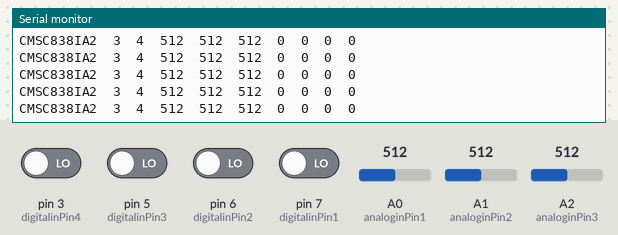
A sketch run on a simulated Arduino Uno, built with avr-gcc and run on an emulated ATmega328P. On the bench: the last lines printed to the serial monitor. The test bench sets the inputs (shaded band); at power-on: pin 3 (digitalinPin4), pin 5 (digitalinPin3), pin 6 (digitalinPin2), pin 7 (digitalinPin1) LOW, A0 (analoginPin1) = 512, A2 (analoginPin3) = 512, A1 (analoginPin2) = 512.

Above: at 1.2 s.
1.3 s: A0 (analoginPin1) set to 990
At 1.33 s:
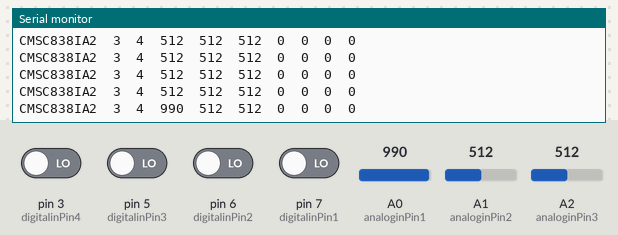
4.3 s: A0 (analoginPin1) set to 1009
At 4.38 s:
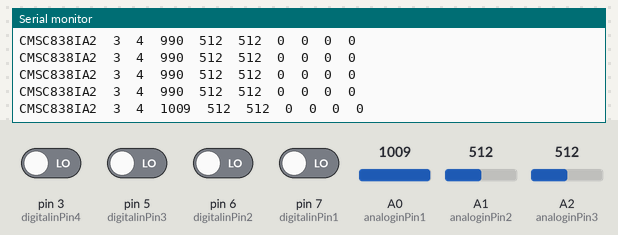
7.3 s: A2 (analoginPin3) set to 982
At 7.33 s:
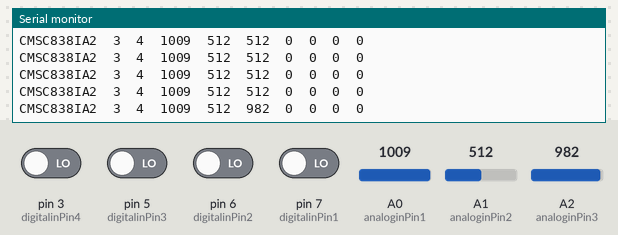
8.8 s: A2 (analoginPin3) set to 1010
At 8.85 s:
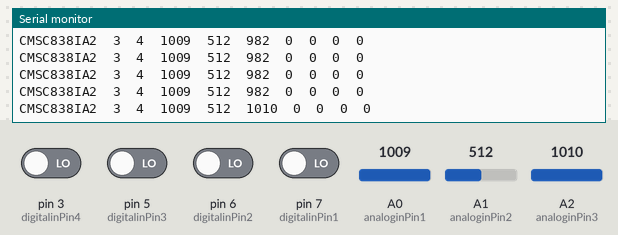
Timing chart, 0 to 11.8 s (numbered marks = the images above; inputs shaded):
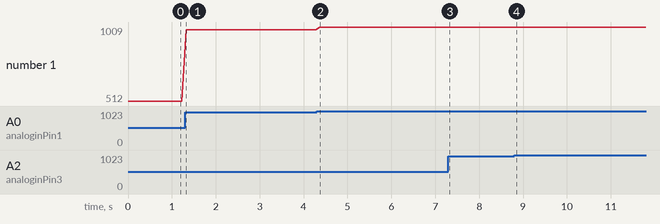

Measured:
- after the input at 1.3 s, the serial monitor: prints a new line at once (image 1)
- after the input at 4.3 s, the serial monitor: prints a new line after 0.07 s (image 2)
- after the input at 7.3 s, the serial monitor: prints a new line at once (image 3)
- after the input at 8.8 s, the serial monitor: prints a new line after 0.05 s (image 4)
- plotted number 1: 512 → 990 after the input at 1.3 s, 990 → 1009 after the input at 4.3 s

The sketch:

arduino.ino.ino
```cpp
int ledPin = 9;    // LED connected to digital pin 9
int digitalinPin1=7;
int digitalinPin2=6;
int digitalinPin3=5;
int digitalinPin4=3;
int analoginPin1=0;
int analoginPin2=1;
int analoginPin3=2;


int filterSlideLowThresh=100;
void setup()  {
  // nothing happens in setup
  Serial.begin(9600);
  pinMode(digitalinPin1,INPUT);
  pinMode(digitalinPin2,INPUT);
  pinMode(digitalinPin3,INPUT);
  pinMode(digitalinPin4,INPUT);
}

void loop()  {
  //read in from Analog pin 1,2,3,4
  int analin1 = analogRead(analoginPin1);
  int analin2 = analogRead(analoginPin2);
  int analin3 = analogRead(analoginPin3);

  //read in from digital pin 1,2,3,4
  int digitalin1 = digitalRead(digitalinPin1);
  int digitalin2 = digitalRead(digitalinPin2);
  int digitalin3 = digitalRead(digitalinPin3);
  int digitalin4 = digitalRead(digitalinPin4);


  // filter for sliding switch
  if(analin1<filterSlideLowThresh) analin1=0;
  if(analin2<filterSlideLowThresh) analin2=0;

  //send serial data to Processing module
  String delim="  ";
  String printOut = "CMSC838IA2"+delim+"3"+delim+"4"+delim+String(analin1) + delim+String(analin2)+ delim + String(analin3) +delim + String(digitalin1) +delim+String(digitalin2) +delim+String(digitalin3) +delim+String(digitalin4);
  Serial.println(printOut);
  delay(100);
}
```
